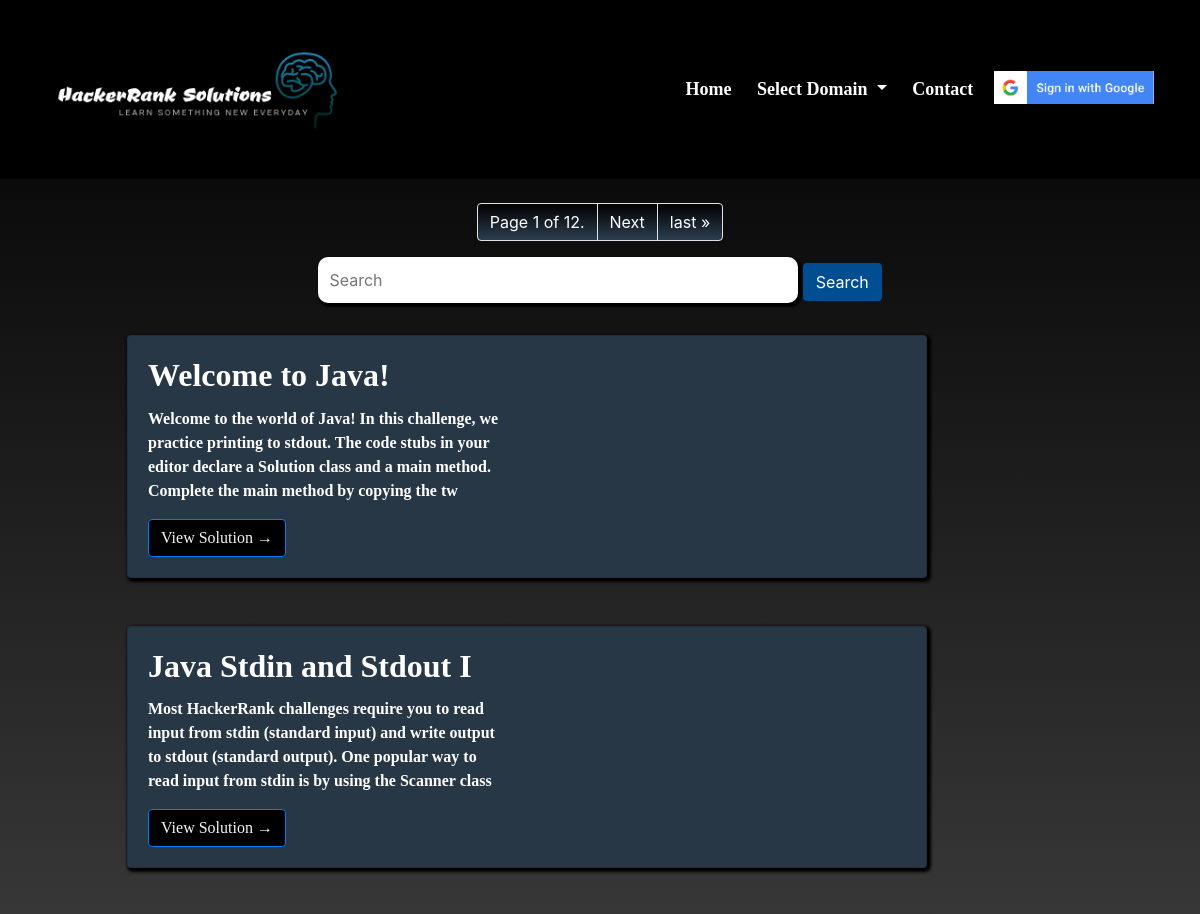
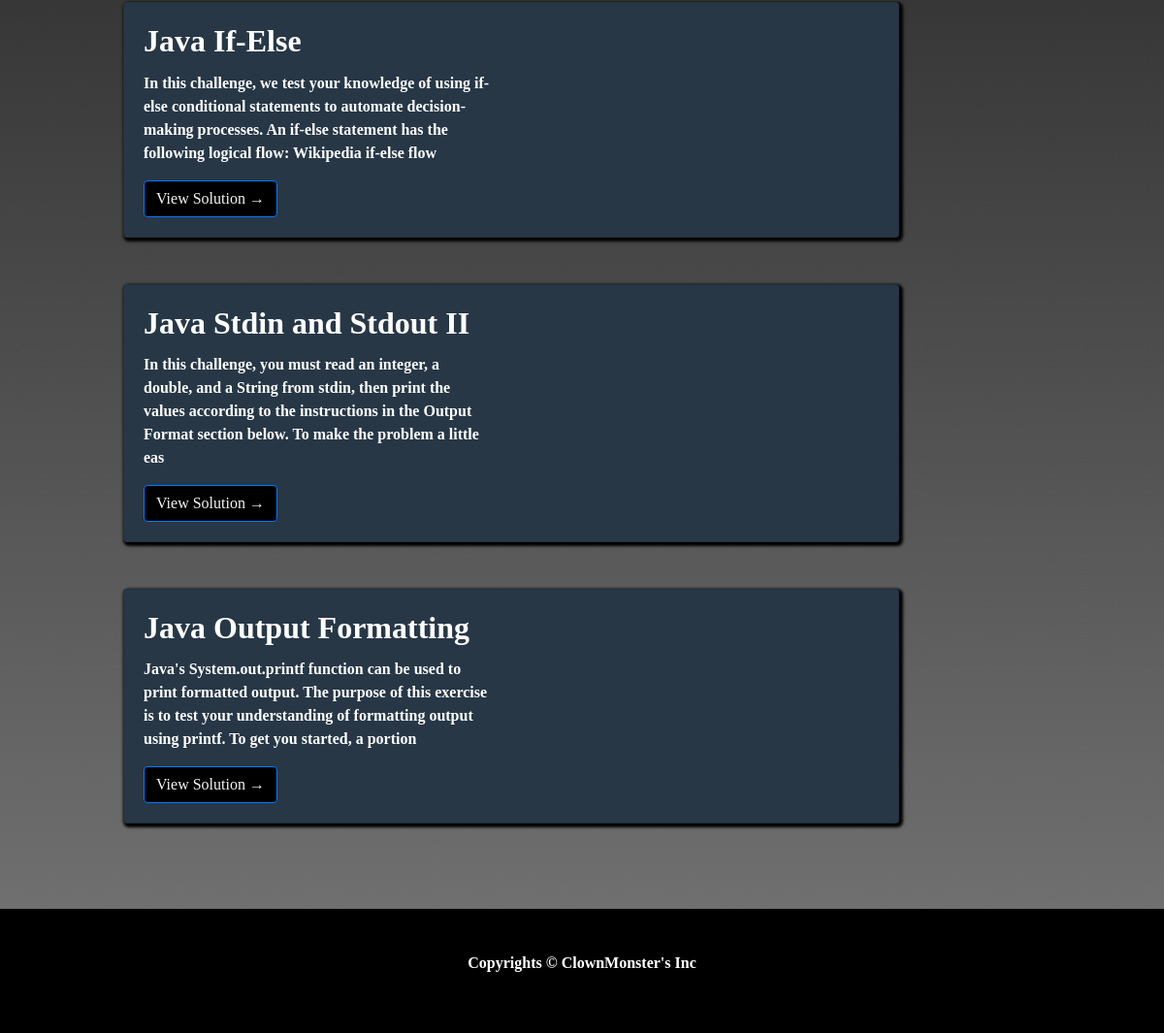
Screenshot of /language/java with the database file from the repository (2 pictures, top to bottom).
### home/models.py (models this page shows, shortened)
class solution(models.Model):
    title = models.CharField(max_length=200, blank=False)
    choice = (('datastructures','datastructures'),
              ('algorithms','algorithms'),
              ('problemsolving','problemsolving'),
              ('python','python'),
              ('java','java'),
              ('interview','interview'),
              ('c','c'),
              ('c++','c++'))
    group = models.CharField(max_length=30, choices=choice, default='choose')
    slug = models.SlugField(max_length=200, blank=False)
    problemStatement = models.TextField(blank=False)
    solution = models.TextField(blank=False)

### home/views.py (the view)
# urls.py: url(r'language/java',Java.as_view(), name='Java'),
class Java(generic.ListView):
    queryset = solution.objects.filter(group = 'java')
    paginate_by = 5
    template_name = 'index.html'

### home/templates/index.html (shortened to what this page needs)
{% load socialaccount %}
{% load static %}
<html>
    <head>
        <link rel="stylesheet" href="https://stackpath.bootstrapcdn.com/bootstrap/4.5.2/css/bootstrap.min.css">
    </head>
    <body>
       <header class="header_area">
            <div class="main_menu">
                <nav class="navbar navbar-expand-lg ">
                    <div class="container box_1620">
                    <a class="nav-title" href = "" ><img src="{% static '/home/logo2.png' %}"></a>
                    <div class="collapse navbar-collapse offset" id="navbarSupportedContent">
                        <ul class="nav navbar-nav menu_nav ml-auto">
                            <li class="nav-item"><a class="nav-link" href="{% url 'solutionList' %}">Home</a></li>
                    <li class="nav-item dropdown">
                        <a class="nav-link dropdown-toggle" href="#" id="navbarDropdownMenuLink" data-toggle="dropdown" aria-haspopup="true" aria-expanded="false">
                          Select Domain
                        </a>
                      </li>
                            <li class="nav-item"><a class="nav-link" href="https://clownmonster.github.io/My_Portfolio/contact.html">Contact</a></li>
                            {% if user.is_authenticated %}
                                <li class="nav-item"><a class="nav-link" href>{{user.username}}</a></li>
                                <li class="nav-item" id="logoutBtn"><a class="nav-link">Logout</a></li>
                               {% else %}
                                <li id = "loginBtn" class="nav-item"><img src="{% static '/home/sign_in.png' %}"></li>
                            {% endif %}
                        </ul>
                    </div>
                    </div>
                </nav>
            </div>
        </header>
<div class="pagg-bar">
    <nav aria-label="Page navigation example">
        <ul class="pagination">
            <li class="page-item"><a class="page-link" href>Page {{ page_obj.number }} of {{ page_obj.paginator.num_pages }}.</a></li>
        {% if page_obj.has_next %}
        <li class="page-item"><a class="page-link" href="?page={{ page_obj.next_page_number }}">Next</a></li>
        <li class="page-item"><a class="page-link" href="?page={{ page_obj.paginator.num_pages }}">last &raquo;</a></li>
        {% endif %}
        </ul>
    </nav>
</div>
<div class="search-box">
    <form action="{% url 'search' %}" method="GET" value="{{request.GET.q}}">
        <input autocomplete="off" class="q" type="text" name="q" value="{{request.GET.q}}" placeholder="Search"/>
        <input class="btn" type="submit" name="submit" value="Search"/>
        </form>
</div>
       <div class="container">
         <div class="row">
            <div id="gridCard" class="col-md-15 mt-3">
                {% for post in solution_list %}
                <div class="card mb-5">
                    <div class="card-body">
                        <h2 class="card-title">{{ post.title }}</h2>
                        <p class="card-text">{{post.problemStatement |slice:":200" }}</p>
                        <a style=" background:black;color:whitesmoke" href="{% url 'solutionDetail' post.slug  %}" class="btn btn-primary">View Solution &rarr;</a>
                    </div>
                </div>
                {% endfor %}
            </div>
             </div>
        </div>
        <br/>
        <footer class="footer">
            <div class="part2">
                <p>Copyrights &copy ClownMonster's Inc</p>
            </div>
        </footer>
    </body>
</html>

### home/templates/index.html (style rules this page uses)
* { box-sizing: border-box; margin: 0px; border: 0px; padding: 0px; }
body { background: whitesmoke; background: #343a40; background: linear-gradient(black,#777777); }
.header_area { background:linear-gradient(#000428,#004e92); background:black; color: white; transition: background-color 0.4s, all 0.3s linear; padding: 0.3rem; border-radius: 1px; }
.nav-title { color:white ; font-size: 30px; font-family: Georgia, 'Times New Roman', Times, serif; font-weight: bolder; }
.nav-title > img { width: 19rem; }
.nav-item, .nav-link { font-size: 18px; color:white !important; text-decoration: none; padding-right: 0.6rem; font-family: "Heebo"; font-weight: bolder; }
a { text-decoration: none; transition: all 0.3s ease-in-out; }
#loginBtn { margin-top: 0.2rem; width: 10rem; cursor: pointer; margin-left: 0.2rem; }
#loginBtn > img { width: 10rem; }
.container { display: flex; padding: 1rem 1rem; }
.card { display: grid; grid-template-columns: 1fr 1fr; background: #273746; box-sizing: border-box; box-shadow: 2px 2px 3px 2px black; font-family: "Heebo"; margin-right: 1rem; width: 50rem; font-weight: bold; color:white; font-size: 16px; margin-left: 6rem; }
.card-title { font-size: 32px; font-family: "Heebo"; font-weight: bolder; color: white; }
.pagg-bar { display: flex; justify-content: center; align-self: center; }
.page-item > a { background: linear-gradient(black, #2c3e50 ) !important; color: white; }
.footer { font-family: "Heebo"; font-weight:bold ; background:linear-gradient(#000428,#004e92); background:black; height: 8rem; color:white; display: flex; justify-content: center; flex-direction: column; align-content: center; }
.footer > .part2 { display: flex; justify-content: center; align-content: center; align-self: center; flex-direction: column; }
.search-box { display: flex; justify-content: center; align-self: center; align-content: center; outline: none; }
.search-box > form > .q { color:black; padding: 0.7rem; width: 30rem; box-shadow: 2px 2px 2px 2px black; border-radius: 10px; outline: none; }
.search-box > form > .btn { background:#004e92; color: white; }

### rows the page displays
solution: title "Welcome to Java!", problemStatement "Welcome to the world of Java! In this challenge, we practice printing to stdout. The code stubs in your editor declare a Solution class and a main method. Complete the main method by copying the tw"
solution: title "Java Stdin and Stdout I", problemStatement "Most HackerRank challenges require you to read input from stdin (standard input) and write output to stdout (standard output). One popular way to read input from stdin is by using the Scanner class"
solution: title "Java If-Else", problemStatement "In this challenge, we test your knowledge of using if-else conditional statements to automate decision-making processes. An if-else statement has the following logical flow: Wikipedia if-else flow"
solution: title "Java Stdin and Stdout II", problemStatement "In this challenge, you must read an integer, a double, and a String from stdin, then print the values according to the instructions in the Output Format section below. To make the problem a little eas"
solution: title "Java Output Formatting", problemStatement "Java's System.out.printf function can be used to print formatted output. The purpose of this exercise is to test your understanding of formatting output using printf. To get you started, a portion"

### other values shown
{{ page_obj.number }} "1"
{{ page_obj.paginator.num_pages }} "12"
